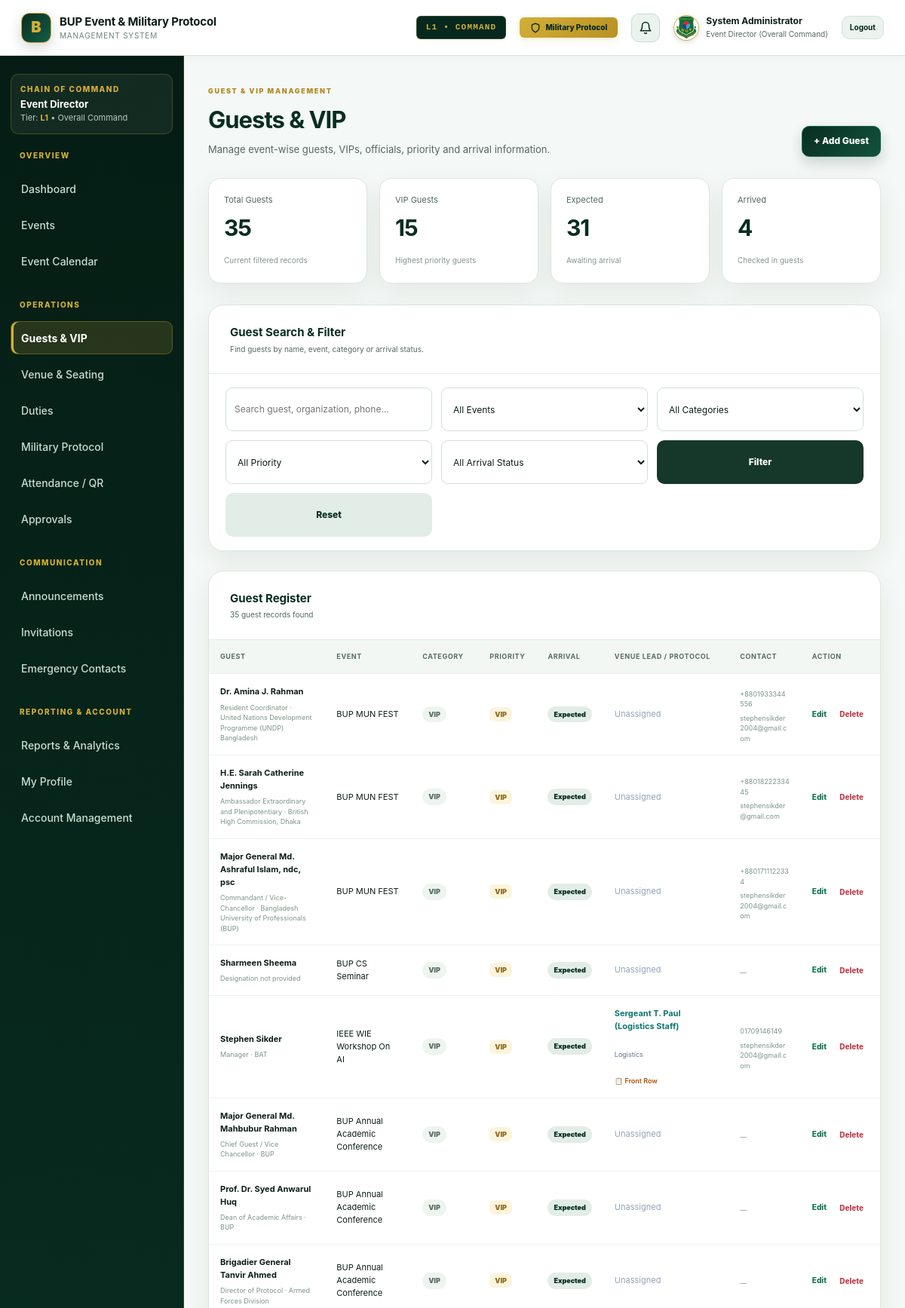
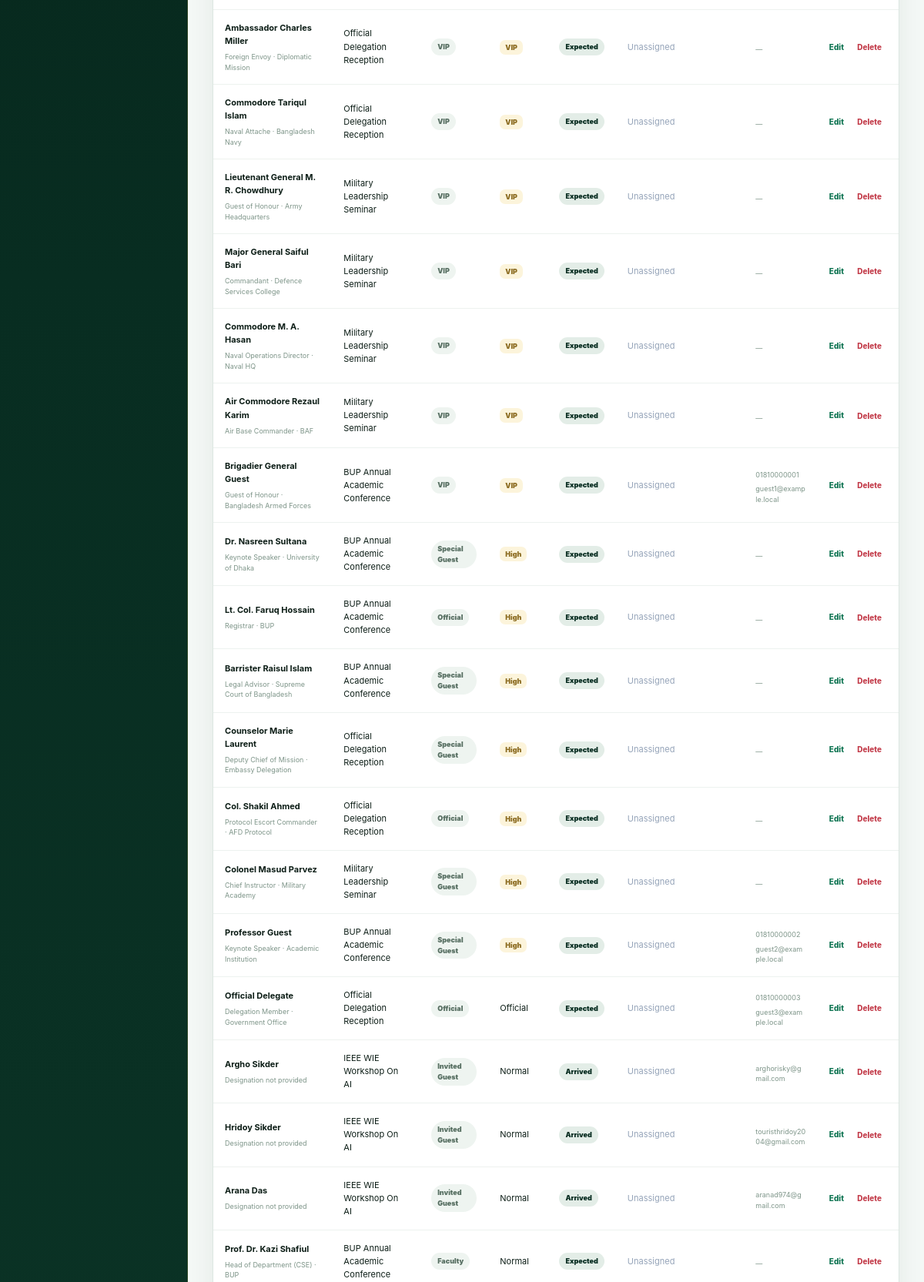
Page /guests.php (signed in, upper part) on the committed database (2 pictures, top to bottom).
### tables this page shows
CREATE TABLE `guests` (
  `id` int(10) unsigned NOT NULL AUTO_INCREMENT,
  `event_id` int(10) unsigned NOT NULL,
  `name` varchar(160) NOT NULL,
  `designation` varchar(160) DEFAULT NULL,
  `organization` varchar(160) DEFAULT NULL,
  `phone` varchar(40) DEFAULT NULL,
  `email` varchar(160) DEFAULT NULL,
  `category` varchar(60) NOT NULL DEFAULT 'General',
  `priority_level` varchar(40) NOT NULL DEFAULT 'Normal',
  `assigned_lead_id` int(10) unsigned DEFAULT NULL,
  `venue_notes` text DEFAULT NULL,
  `assigned_seat` varchar(50) DEFAULT NULL,
  `arrival_status` enum('Expected','Arrived','Not Arrived') NOT NULL DEFAULT 'Expected',
  `created_at` timestamp NOT NULL DEFAULT current_timestamp(),
  PRIMARY KEY (`id`),
  KEY `event_id` (`event_id`),
  CONSTRAINT `guests_ibfk_1` FOREIGN KEY (`event_id`) REFERENCES `events` (`id`) ON DELETE CASCADE
);

CREATE TABLE `events` (
  `id` int(10) unsigned NOT NULL AUTO_INCREMENT,
  `name` varchar(200) NOT NULL,
  `event_type` varchar(60) NOT NULL,
  `mode` enum('Offline','Online','Hybrid') NOT NULL DEFAULT 'Offline',
  `event_date` date NOT NULL,
  `event_time` time NOT NULL,
  `venue` varchar(200) NOT NULL,
  `meeting_link` varchar(255) DEFAULT NULL,
  `description` text DEFAULT NULL,
  `budget_total` decimal(12,2) NOT NULL DEFAULT 0.00,
  `budget_approved` tinyint(1) NOT NULL DEFAULT 0,
  `budget_notes` text DEFAULT NULL,
  `event_director_id` int(10) unsigned DEFAULT NULL,
  `event_coordinator_id` int(10) unsigned DEFAULT NULL,
  `venue_lead_id` int(10) unsigned DEFAULT NULL,
  `backup_person_id` int(10) unsigned DEFAULT NULL,
  `status` enum('Upcoming','Ongoing','Completed','Cancelled') NOT NULL DEFAULT 'Upcoming',
  `priority` tinyint(1) NOT NULL DEFAULT 0,
  `approval_status` enum('Draft','Pending','Approved','Rejected','Confirmed') NOT NULL DEFAULT 'Pending',
  `approved_by` int(10) unsigned DEFAULT NULL,
  `approved_at` datetime DEFAULT NULL,
  `created_by` int(10) unsigned DEFAULT NULL,
  `created_at` timestamp NOT NULL DEFAULT current_timestamp(),
  `updated_at` timestamp NOT NULL DEFAULT current_timestamp() ON UPDATE current_timestamp(),
  PRIMARY KEY (`id`),
  KEY `idx_event_date` (`event_date`),
  KEY `idx_event_status` (`status`),
  KEY `created_by` (`created_by`),
  KEY `approved_by` (`approved_by`),
  CONSTRAINT `events_ibfk_1` FOREIGN KEY (`created_by`) REFERENCES `users` (`id`) ON DELETE SET NULL,
  CONSTRAINT `events_ibfk_2` FOREIGN KEY (`approved_by`) REFERENCES `users` (`id`) ON DELETE SET NULL
);

CREATE TABLE `users` (
  `id` int(10) unsigned NOT NULL AUTO_INCREMENT,
  `name` varchar(120) NOT NULL,
  `email` varchar(160) NOT NULL,
  `password_hash` varchar(255) NOT NULL,
  `role` enum('Admin','Event Director','Event Coordinator','Department Lead','Supervisor','Staff / Volunteer','Military Command','BUP Official','Student') NOT NULL DEFAULT 'Staff / Volunteer',
  `department` varchar(60) DEFAULT NULL,
  `level` enum('L1','L2','L3','L4','L5','L6','L7','L8') NOT NULL DEFAULT 'L5',
  `reports_to_id` int(10) unsigned DEFAULT NULL,
  `backup_person_id` int(10) unsigned DEFAULT NULL,
  `protocol_level` enum('None','Higher Command','Division','Brigade','Battalion','Company','Platoon','Section','Individual Soldier') NOT NULL DEFAULT 'None',
  `parent_command_id` int(10) unsigned DEFAULT NULL,
  `command_code` varchar(50) DEFAULT NULL,
  `designation` varchar(160) DEFAULT NULL,
  `student_id` varchar(50) DEFAULT NULL,
  `phone` varchar(40) DEFAULT NULL,
  `avatar` varchar(255) DEFAULT NULL,
  `status` enum('Active','Inactive','Pending','Rejected') NOT NULL DEFAULT 'Active',
  `failed_attempts` int(11) NOT NULL DEFAULT 0,
  `last_login` datetime DEFAULT NULL,
  `created_at` timestamp NOT NULL DEFAULT current_timestamp(),
  PRIMARY KEY (`id`),
  UNIQUE KEY `email` (`email`)
);

### config/config.php (called while the page is built, shortened)
<?php
function e(?string $value): string {
    return htmlspecialchars($value ?? '', ENT_QUOTES, 'UTF-8');
}

### guests.php (the view, shortened to what this page needs)
<?php
$pdo = db();
$q = trim($_GET['q'] ?? '');
$sql = "
    SELECT
        g.*,
        e.name AS event_name,
        e.mode AS event_mode,
        vl.name AS venue_lead_name,
        vl.department AS venue_lead_dept
    FROM guests g
    LEFT JOIN events e ON e.id = g.event_id
    LEFT JOIN users vl ON vl.id = g.assigned_lead_id
    WHERE 1
";
$params = [];
$sql .= "
    ORDER BY
        CASE
            WHEN g.priority_level = 'VIP' THEN 1
            WHEN g.priority_level = 'High' THEN 2
            WHEN g.priority_level = 'Official' THEN 3
            ELSE 4
        END,
        g.created_at DESC
";
$stmt = $pdo->prepare($sql);
$stmt->execute($params);
$guests = $stmt->fetchAll();
$total_guests = count($guests);
$vip_count = 0;
$expected_count = 0;
$arrived_count = 0;
foreach ($guests as $guest) {
    if ($guest['priority_level'] === 'VIP') {
        $vip_count++;
    }
    if ($guest['arrival_status'] === 'Expected') {
        $expected_count++;
    }
    if ($guest['arrival_status'] === 'Arrived') {
        $arrived_count++;
    }
}
require __DIR__ . '/includes/header.php';
?>
<div class="page-head">
    <div>
        <span class="eyebrow">GUEST & VIP MANAGEMENT</span>
        <h1>Guests & VIP</h1>
        <p>
            Manage event-wise guests, VIPs, officials, priority and arrival information.
        </p>
    </div>
    <a class="btn btn-primary" href="#guest-form">
        + Add Guest
    </a>
</div>
<div class="stat-grid">
    <div class="stat-card">
        <span>Total Guests</span>
        <strong><?= $total_guests ?></strong>
        <em>Current filtered records</em>
    </div>
    <div class="stat-card">
        <span>VIP Guests</span>
        <strong><?= $vip_count ?></strong>
        <em>Highest priority guests</em>
    </div>
    <div class="stat-card">
        <span>Expected</span>
        <strong><?= $expected_count ?></strong>
        <em>Awaiting arrival</em>
    </div>
    <div class="stat-card">
        <span>Arrived</span>
        <strong><?= $arrived_count ?></strong>
        <em>Checked in guests</em>
    </div>
</div>
<section class="panel">
    <div class="panel-head">
        <div>
            <h2>Guest Search & Filter</h2>
            <p>Find guests by name, event, category or arrival status.</p>
        </div>
    </div>
    <form method="get" class="filter-form">
        <input
            type="text"
            name="q"
            value="<?= e($q) ?>"
            placeholder="Search guest, organization, phone..."
        >
        <select name="event_id">
            <option value="">All Events</option>
        </select>
        <select name="category">
            <option value="">All Categories</option>
        </select>
        <select name="priority">
            <option value="">All Priority</option>
        </select>
        <select name="arrival">
            <option value="">All Arrival Status</option>
        </select>
        <button class="btn btn-dark" type="submit">
            Filter
        </button>
        <a class="btn btn-light" href="<?= BASE_URL ?>/guests.php">
            Reset
        </a>
    </form>
</section>
<section class="panel">
    <div class="panel-head">
        <div>
            <h2>Guest Register</h2>
            <p><?= count($guests) ?> guest records found</p>
        </div>
    </div>
    <div class="table-wrap">
        <table>
            <thead>
                <tr>
                    <th>Guest</th>
                    <th>Event</th>
                    <th>Category</th>
                    <th>Priority</th>
                    <th>Arrival</th>
                    <th>Venue Lead / Protocol</th>
                    <th>Contact</th>
                    <th>Action</th>
                </tr>
            </thead>
            <tbody>
            <?php foreach ($guests as $g): ?>
                <tr>
                    <td>
                        <strong>
                            <?= e($g['name']) ?>
                        </strong>
                        <small>
                            <?= e($g['designation'] ?: 'Designation not provided') ?>
                            <?php if (!empty($g['organization'])): ?>
                                · <?= e($g['organization']) ?>
                            <?php endif; ?>
                        </small>
                    </td>
                    <td>
                        <?= e($g['event_name'] ?? 'Unassigned') ?>
                    </td>
                    <td>
                        <span class="badge neutral">
                            <?= e($g['category']) ?>
                        </span>
                    </td>
                    <td>
                        <?php if ($g['priority_level'] === 'VIP'): ?>
                            <span class="priority">
                                VIP
                            </span>
                        <?php elseif ($g['priority_level'] === 'High'): ?>
                            <span class="priority">
                                High
                            </span>
                        <?php else: ?>
                            <?= e($g['priority_level']) ?>
                        <?php endif; ?>
                    </td>
                    <td>
                        <?php
                        $arrival_class = strtolower($g['arrival_status']);
                        ?>
                        <span class="badge <?= e($arrival_class) ?>">
                            <?= e($g['arrival_status']) ?>
                        </span>
                    </td>
                    <td>
                        <?php if (!empty($g['venue_lead_name'])): ?>
                            <strong style="color:#0f766e;"><?= e($g['venue_lead_name']) ?></strong>
                            <br><small style="color:#64748b;"><?= e($g['venue_lead_dept'] ?: 'Venue Lead') ?></small>
                        <?php else: ?>
                            <span style="color:#94a3b8; font-size:11px;">Unassigned</span>
                        <?php endif; ?>
                        <?php if (!empty($g['venue_notes'])): ?>
                            <br><small style="color:#b45309; font-weight:600;">📋 <?= e($g['venue_notes']) ?></small>
                        <?php endif; ?>
                    </td>
                    <td>
                        <?php if (!empty($g['phone'])): ?>
                            <small>
                                <?= e($g['phone']) ?>
                            </small>
                        <?php endif; ?>
                        <?php if (!empty($g['email'])): ?>
                            <small>
                                <?= e($g['email']) ?>
                            </small>
                        <?php endif; ?>
                        <?php if (empty($g['phone']) && empty($g['email'])): ?>
                            <small>—</small>
                        <?php endif; ?>
                    </td>
                    <td>
                        <a
                            class="table-link"
                            href="<?= BASE_URL ?>/guests.php?edit=<?= $g['id'] ?>#guest-form"
                        >
                            Edit
                        </a>
                        <form
                            class="inline-form"
                            method="post"
                            style="display:inline;"
                        >
                            <button
                                type="submit"
                                class="link-danger"
                                onclick="return confirm('Delete this guest?')"
                            >
                                Delete
                            </button>
                        </form>
                    </td>
                </tr>
            <?php endforeach; ?>
            </tbody>
        </table>
    </div>
</section>
<?php require __DIR__ . '/includes/footer.php'; ?>

### assets/css/style.css (style rules this page uses)
:root { --navy:#082d21; --navy2:#0e3f30; --ink:#0d1e17; --muted:#536960; --line:#dce6e1; --bg:#f4f8f6; --white:#fff; --gold:#d4af37; --gold2:#fcf4db; --green:#15803d; --red:#c33d4b; --blue:#1e598a; --shadow:0 12px 35px rgba(8,45,33,.07); --radius:16px; }
* { box-sizing:border-box }
html { scroll-behavior:smooth }
body { margin:0;font-family:Inter,ui-sans-serif,system-ui,-apple-system,BlinkMacSystemFont,"Segoe UI",sans-serif;background:var(--bg);color:var(--ink);line-height:1.55 }
a { text-decoration:none;color:inherit }
button,input,select,textarea { font:inherit }
button { cursor:pointer }
.page-head { display:flex;justify-content:space-between;gap:20px;align-items:flex-end;margin-bottom:28px }
.page-head h1 { margin:4px 0 5px;font-size:31px;letter-spacing:-1px;color:#082d21 }
.page-head p { margin:0;color:var(--muted);font-size:13px }
.eyebrow { font-size:9px;font-weight:900;letter-spacing:1.7px;color:#b48c26;text-transform:uppercase }
.btn { border:0;border-radius:10px;padding:10px 15px;font-weight:800;font-size:12px;display:inline-flex;align-items:center;justify-content:center;gap:7px;transition:.2s }
.btn-primary { background:linear-gradient(135deg,#082d21 0%,#13533e 100%);color:#fff;border:1px solid #16654a;box-shadow:0 8px 18px rgba(8,45,33,.18) }
.btn-light { background:#e3ede7;color:var(--navy) }
.btn-dark { background:#16382a;color:#fff }
.stat-grid { display:grid;grid-template-columns:repeat(4,1fr);gap:14px;margin-bottom:22px }
.stat-card { background:var(--white);border:1px solid var(--line);border-radius:var(--radius);padding:20px;box-shadow:var(--shadow) }
.stat-card span { display:block;color:var(--muted);font-size:11px }
.stat-card strong { display:block;font-size:30px;letter-spacing:-1px;margin:5px 0;color:#082d21 }
.stat-card em { font-style:normal;font-size:10px;color:#80988c }
.panel { background:#fff;border:1px solid var(--line);border-radius:var(--radius);box-shadow:var(--shadow);overflow:hidden }
.panel-head { padding:19px 20px;border-bottom:1px solid var(--line);display:flex;align-items:center;justify-content:space-between;gap:15px }
.panel-head h2 { margin:0;font-size:15px;color:#082d21 }
.panel-head p { margin:3px 0 0;color:var(--muted);font-size:10px }
.table-wrap { overflow:auto }
table { border-collapse:collapse;width:100%;font-size:11px }
th { text-align:left;background:#f2f7f4;color:#576f62;font-size:9px;letter-spacing:.6px;text-transform:uppercase;padding:11px 16px;white-space:nowrap }
td { padding:13px 16px;border-top:1px solid #edf2ef;vertical-align:middle }
td strong { display:block }
td small { display:block;color:#7e9589;font-size:9px }
.badge { display:inline-block;border-radius:999px;padding:4px 8px;font-size:9px;font-weight:900;background:#e3ede7;color:var(--navy) }
.badge.neutral { background:#eef4f0;color:#576f62 }
.priority { font-size:9px;font-weight:900;color:#8b6b20;background:#fcf4db;padding:4px 7px;border-radius:7px }
.inline-form { display:inline }
.table-link,.link-danger { border:0;background:none;color:#107553;font-size:10px;font-weight:800;margin-right:7px;padding:0 }
.link-danger { color:var(--red) }
.filter-form { display:flex;gap:9px }
.filter-form input,.filter-form select { flex:1 }
input,select,textarea { width:100%;border:1px solid #d4dfd8;background:#fff;border-radius:9px;padding:10px 11px;outline:none;color:var(--ink);margin-top:6px;font-size:12px }
body:has(.app-shell) { overflow: hidden; }

### rows in the picture
guests: name "Dr. Amina J. Rahman", designation "Resident Coordinator", organization "United Nations Development Programme (UNDP) Bangladesh", event.name "BUP MUN FEST", category "VIP", priority_level "VIP", arrival_status "Expected", shows "Unassigned", phone "+8801933344556", email "stephensikder2004@gmail.com"
guests: name "H.E. Sarah Catherine Jennings", designation "Ambassador Extraordinary and Plenipotentiary", organization "British High Commission, Dhaka", event.name "BUP MUN FEST", category "VIP", priority_level "VIP", arrival_status "Expected", shows "Unassigned", phone "+8801822233445", email "stephensikder@gmail.com"
guests: name "Major General Md. Ashraful Islam, ndc, psc", designation "Commandant / Vice-Chancellor", organization "Bangladesh University of Professionals (BUP)", event.name "BUP MUN FEST", category "VIP", priority_level "VIP", arrival_status "Expected", shows "Unassigned", phone "+8801711122334", email "stephensikder2004@gmail.com"
guests: name "Sharmeen Sheema", designation "Designation not provided", event.name "BUP CS Seminar", category "VIP", priority_level "VIP", arrival_status "Expected", shows "Unassigned"
guests: name "Stephen Sikder", designation "Manager", organization "BAT", event.name "IEEE WIE Workshop On AI", category "VIP", priority_level "VIP", arrival_status "Expected", users.name "Sergeant T. Paul (Logistics Staff)", users.department "Logistics", venue_notes "Front Row", phone "01709146149", email "stephensikder2004@gmail.com"
guests: name "Major General Md. Mahbubur Rahman", designation "Chief Guest / Vice Chancellor", organization "BUP", event.name "BUP Annual Academic Conference", category "VIP", priority_level "VIP", arrival_status "Expected", shows "Unassigned"
guests: name "Prof. Dr. Syed Anwarul Huq", designation "Dean of Academic Affairs", organization "BUP", event.name "BUP Annual Academic Conference", category "VIP", priority_level "VIP", arrival_status "Expected", shows "Unassigned"
guests: name "Brigadier General Tanvir Ahmed", designation "Director of Protocol", organization "Armed Forces Division", event.name "BUP Annual Academic Conference", category "VIP", priority_level "VIP", arrival_status "Expected", shows "Unassigned"
guests: name "Ambassador Charles Miller", designation "Foreign Envoy", organization "Diplomatic Mission", event.name "Official Delegation Reception", category "VIP", priority_level "VIP", arrival_status "Expected", shows "Unassigned"
guests: name "Commodore Tariqul Islam", designation "Naval Attache", organization "Bangladesh Navy", event.name "Official Delegation Reception", category "VIP", priority_level "VIP", arrival_status "Expected", shows "Unassigned"
guests: name "Lieutenant General M. R. Chowdhury", designation "Guest of Honour", organization "Army Headquarters", event.name "Military Leadership Seminar", category "VIP", priority_level "VIP", arrival_status "Expected", shows "Unassigned"
guests: name "Major General Saiful Bari", designation "Commandant", organization "Defence Services College", event.name "Military Leadership Seminar", category "VIP", priority_level "VIP", arrival_status "Expected", shows "Unassigned"
guests: name "Commodore M. A. Hasan", designation "Naval Operations Director", organization "Naval HQ", event.name "Military Leadership Seminar", category "VIP", priority_level "VIP", arrival_status "Expected", shows "Unassigned"
guests: name "Air Commodore Rezaul Karim", designation "Air Base Commander", organization "BAF", event.name "Military Leadership Seminar", category "VIP", priority_level "VIP", arrival_status "Expected", shows "Unassigned"
guests: name "Brigadier General Guest", designation "Guest of Honour", organization "Bangladesh Armed Forces", event.name "BUP Annual Academic Conference", category "VIP", priority_level "VIP", arrival_status "Expected", shows "Unassigned", phone "01810000001", email "guest1@example.local"
guests: name "Dr. Nasreen Sultana", designation "Keynote Speaker", organization "University of Dhaka", event.name "BUP Annual Academic Conference", category "Special Guest", priority_level "High", arrival_status "Expected", shows "Unassigned"
guests: name "Lt. Col. Faruq Hossain", designation "Registrar", organization "BUP", event.name "BUP Annual Academic Conference", category "Official", priority_level "High", arrival_status "Expected", shows "Unassigned"
guests: name "Barrister Raisul Islam", designation "Legal Advisor", organization "Supreme Court of Bangladesh", event.name "BUP Annual Academic Conference", category "Special Guest", priority_level "High", arrival_status "Expected", shows "Unassigned"
guests: name "Counselor Marie Laurent", designation "Deputy Chief of Mission", organization "Embassy Delegation", event.name "Official Delegation Reception", category "Special Guest", priority_level "High", arrival_status "Expected", shows "Unassigned"
guests: name "Col. Shakil Ahmed", designation "Protocol Escort Commander", organization "AFD Protocol", event.name "Official Delegation Reception", category "Official", priority_level "High", arrival_status "Expected", shows "Unassigned"
guests: name "Colonel Masud Parvez", designation "Chief Instructor", organization "Military Academy", event.name "Military Leadership Seminar", category "Special Guest", priority_level "High", arrival_status "Expected", shows "Unassigned"
guests: name "Professor Guest", designation "Keynote Speaker", organization "Academic Institution", event.name "BUP Annual Academic Conference", category "Special Guest", priority_level "High", arrival_status "Expected", shows "Unassigned", phone "01810000002", email "guest2@example.local"
guests: name "Official Delegate", designation "Delegation Member", organization "Government Office", event.name "Official Delegation Reception", category "Official", priority_level "Official", arrival_status "Expected", shows "Unassigned", phone "01810000003", email "guest3@example.local"
guests: name "Argho Sikder", designation "Designation not provided", event.name "IEEE WIE Workshop On AI", category "Invited Guest", priority_level "Normal", arrival_status "Arrived", shows "Unassigned", email "arghorisky@gmail.com"
guests: name "Hridoy Sikder", designation "Designation not provided", event.name "IEEE WIE Workshop On AI", category "Invited Guest", priority_level "Normal", arrival_status "Arrived", shows "Unassigned", email "touristhridoy2004@gmail.com"
guests: name "Arana Das", designation "Designation not provided", event.name "IEEE WIE Workshop On AI", category "Invited Guest", priority_level "Normal", arrival_status "Arrived", shows "Unassigned", email "aranad974@gmail.com"
guests: name "Prof. Dr. Kazi Shafiul", designation "Head of Department (CSE)", organization "BUP", event.name "BUP Annual Academic Conference", category "Faculty", priority_level "Normal", arrival_status "Expected", shows "Unassigned"

### other values in the picture
$b['label'] "L1 • COMMAND"
$isSupervisor ? 'Supervisor' : current_user()['name'] "System Administrator"
current_user()['role'] "Event Director"
current_department() "Overall Command"
current_level() "L1"
$total_guests "35"
$vip_count "15"
$expected_count "31"
$arrived_count "4"
count($guests) "35"
